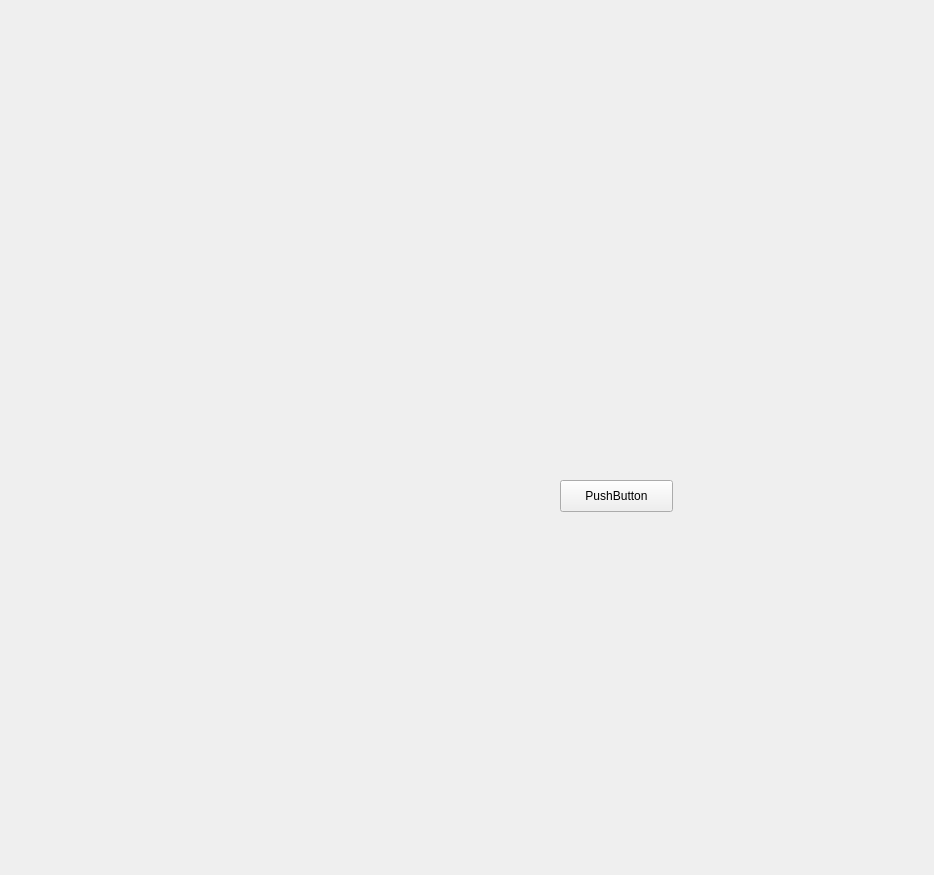
<?xml version="1.0" encoding="UTF-8"?>
<ui version="4.0">
 <class>Form</class>
 <widget class="QWidget" name="Form">
  <property name="geometry">
   <rect>
    <x>0</x>
    <y>0</y>
    <width>934</width>
    <height>875</height>
   </rect>
  </property>
  <property name="windowTitle">
   <string>Form</string>
  </property>
  <widget class="PyDMFrame" name="Frame1">
   <property name="geometry">
    <rect>
     <x>310</x>
     <y>80</y>
     <width>261</width>
     <height>211</height>
    </rect>
   </property>
   <property name="toolTip">
    <string/>
   </property>
   <layout class="QVBoxLayout" name="verticalLayout">
    <item>
     <layout class="QGridLayout" name="gridLayout"/>
    </item>
   </layout>
  </widget>
  <widget class="QPushButton" name="pushButton">
   <property name="geometry">
    <rect>
     <x>560</x>
     <y>480</y>
     <width>113</width>
     <height>32</height>
    </rect>
   </property>
   <property name="text">
    <string>PushButton</string>
   </property>
  </widget>
 </widget>
 <customwidgets>
  <customwidget>
   <class>PyDMFrame</class>
   <extends>QFrame</extends>
   <header>pydm.widgets.frame</header>
   <container>1</container>
  </customwidget>
 </customwidgets>
 <resources/>
 <connections/>
</ui>
